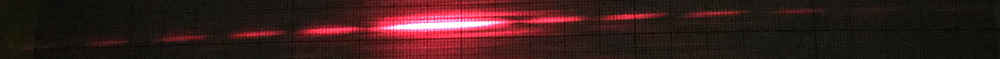
#> input picture scripts/raw-data/slits/100.png, 1000 x 59 px, shrunk from 4032 x 238 before the run
$ jupyter execute --allow-errors length.ipynb
#> lines starting #> are read from the running program, lines starting #| are printed output that depends on the picture
### scripts/extract.py
import numpy as np
from tqdm import trange
from typing import List, Tuple


# [35 lines left out: function main_axis, not called in this run]


def pattern(im: np.ndarray, axis: Tuple[int, int]) -> List[int]:
    """Get the diffraction pattern as an 1D array.

    :param im: The image containing the diffraction pattern.
    :param axis: The equation (m, k where y = m * x + k) of the main axis of the diffraction pattern.
    :return: 1D array containing the intensity along the main axis of the diffraction pattern.
    """
    diffraction = []
    for x in range(im.shape[1]):
        y = int(round(axis[0] * x + axis[1]))
        diffraction.append(im[y, x, 2])
    return diffraction

### scripts/length.ipynb
[cell 1]
import cv2
from extract import *
import matplotlib.pyplot as plt

[cell 2]
plt.rcParams["figure.figsize"] = (20,3)

[cell 3]
im = cv2.imread("raw-data/slits/100.png")
#> im is the input picture: shape (59, 1000, 3); mean B, G, R 27.1, 28.3, 55.5
m, k = -0.046130952380952384, 186

[cell 4]
plt.imshow(im[:, :, 2])
plt.axis('off')
plt.show()
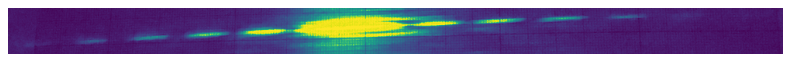
#> figure drawn by matplotlib, 1 panel

[cell 5]
def dy_to_pts(im, m, k):
    return (0, k), (im.shape[1] - 1, int(round(m * (im.shape[1] - 1) + k)))

[cell 6]
p1, p2 = dy_to_pts(im, m, k)
#> p1 = (0, 186); p2 = (999, 140)
cv2.line(im, p1, p2, (255, 0, 0), 3, cv2.LINE_AA)

im = cv2.cvtColor(im, cv2.COLOR_BGR2RGB)

plt.axis('off')
plt.imshow(im)
plt.savefig('processed-data/axis.png', dpi=256)
plt.show()

[cell 7]
plt.axis('off')
#> (the rest of this cell did not finish here and is left out)

#> after the loop in pattern, `for x in range(im.shape[1]):`: diffraction = []
plt.show()

#> (a cell that did not finish here is left out)

edge = patt <= 75

plt.axis('off')
plt.plot(edge, 'x')
plt.show()
